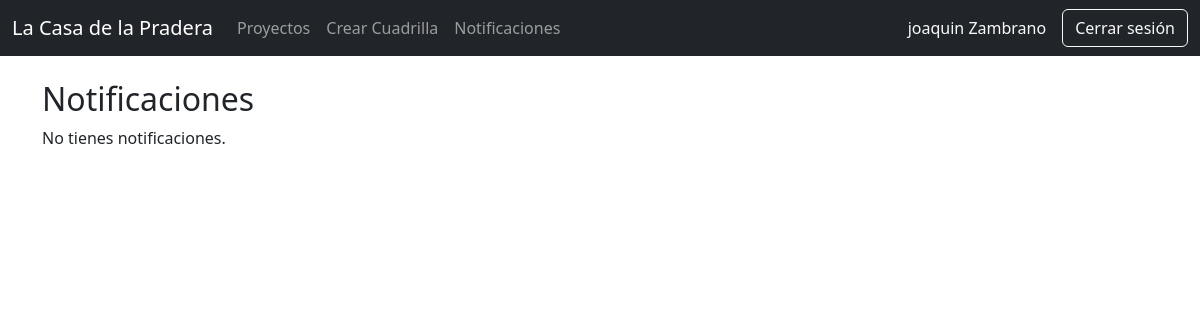
The app's page /personal/notificaciones/ (signed in), older data.
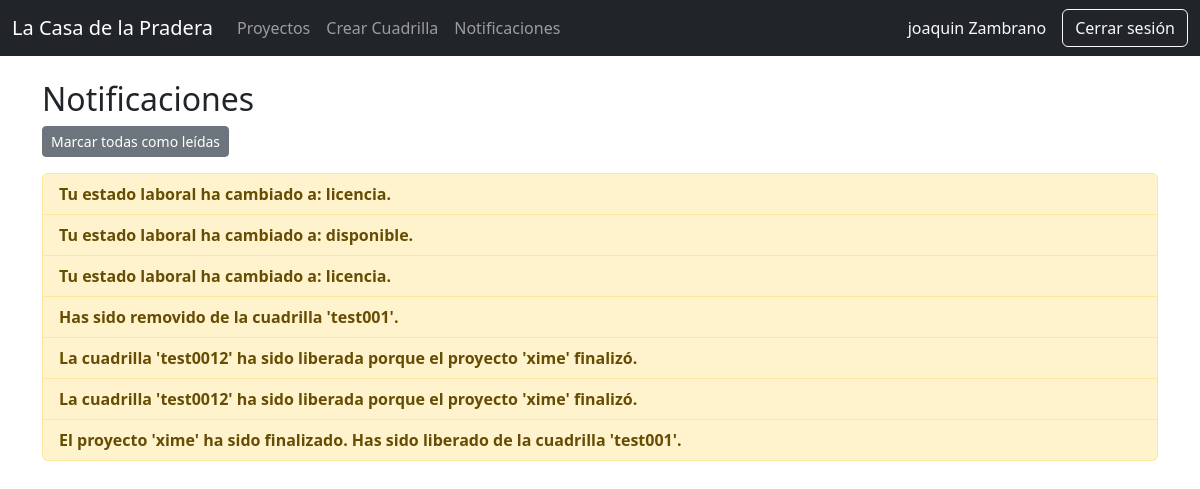
The same page, newer data.
### personal/models.py (models this page shows, shortened)
class Notificacion(models.Model):
    user = models.ForeignKey(
        User,
        on_delete=models.CASCADE,
        related_name="notificaciones"
    )
    mensaje = models.TextField()
    fecha = models.DateTimeField(auto_now_add=True)
    leida = models.BooleanField(default=False)
    class Meta:
        ordering = ["-fecha"]

### personal/views.py (the view)
@login_required
def mis_notificaciones(request):
    notifs = request.user.notificaciones.all()
    return render(request, "mis_notificaciones.html", {
        "notifs": notifs,
    })

### core/context_processors.py (called while the page is built)
def notificaciones_no_leidas(request):
    if request.user.is_authenticated:
        return {
            "notifs_no_leidas": request.user.notificaciones.filter(leida=False).count()
        }
    return {"notifs_no_leidas": 0}

### personal/templatetags/custom_tags.py (called while the page is built)
@register.filter
def has_group(user, group_name):
    return user.groups.filter(name=group_name).exists()

### personal/templates/mis_notificaciones.html (shortened to what this page needs)
{% extends 'base.html' %}
{% block content %}
<h2>Notificaciones</h2>
{% if notifs %}
    <div class="mb-3">
        <a href="{% url 'personal:notifs_leidas' %}" class="btn btn-sm btn-secondary">
            Marcar todas como leídas
        </a>
    </div>
    <ul class="list-group">
        {% for n in notifs %}
            <li class="list-group-item {% if not n.leida %}fw-bold list-group-item-warning{% endif %}">
                {{ n.mensaje }}<br>
            </li>
        {% endfor %}
    </ul>
{% else %}
    <p>No tienes notificaciones.</p>
{% endif %}
{% endblock %}

### core/templates/base.html (shortened to what this page needs)
{% load custom_tags %}
<!DOCTYPE html>
<html lang="es">
<head>
    <link href="https://cdn.jsdelivr.net/npm/bootstrap@5.3.2/dist/css/bootstrap.min.css" rel="stylesheet">
</head>
<body>
{% if request.user.is_authenticated and request.path != '/usuarios/login/' and request.path != '/accounts/login/' %}
<nav class="navbar navbar-expand-lg navbar-dark bg-dark mb-4">
    <div class="container-fluid">
        <a class="navbar-brand" href="{% url 'dashboard' %}">
            La Casa de la Pradera
        </a>
        <div class="collapse navbar-collapse" id="menuPrincipal">
            <ul class="navbar-nav me-auto mb-2 mb-lg-0">
                {% if request.user|has_group:"JefeProyecto" %}
                    <li class="nav-item">
                        <a class="nav-link" href="{% url 'proyectos:panel' %}">Proyectos</a>
                    </li>
                    <li class="nav-item">
                        <a class="nav-link" href="{% url 'personal:crear_cuadrilla' %}">
                            Crear Cuadrilla
                        </a>
                    </li>
                {% endif %}
                <li class="nav-item">
                    <a class="nav-link" href="{% url 'personal:mis_notificaciones' %}">
                        Notificaciones
                    </a>
                </li>
            </ul>
            <span class="navbar-text text-light me-3">
                {{ request.user.first_name }} {{ request.user.last_name }}
            </span>
            <a href="{% url 'usuarios:logout' %}" class="btn btn-outline-light">Cerrar sesión</a>
        </div>
    </div>
</nav>
{% endif %}
<main class="container">
    {% block content %}{% endblock %}
</main>
</body>
</html>

Row changes from the older to the newer data that the page shows:
added Notificacion: mensaje "Tu estado laboral ha cambiado a: licencia."
added Notificacion: mensaje "Tu estado laboral ha cambiado a: disponible."
added Notificacion: mensaje "Tu estado laboral ha cambiado a: licencia."
added Notificacion: mensaje "Has sido removido de la cuadrilla 'test001'."
added Notificacion: mensaje "La cuadrilla 'test0012' ha sido liberada porque el proyecto 'xime' finalizó."
added Notificacion: mensaje "La cuadrilla 'test0012' ha sido liberada porque el proyecto 'xime' finalizó."
added Notificacion: mensaje "El proyecto 'xime' ha sido finalizado. Has sido liberado de la cuadrilla 'test001'."
Text that changed along with them:
text no longer shown: "No tienes notificaciones."
text now shown: "Marcar todas como leídas"
